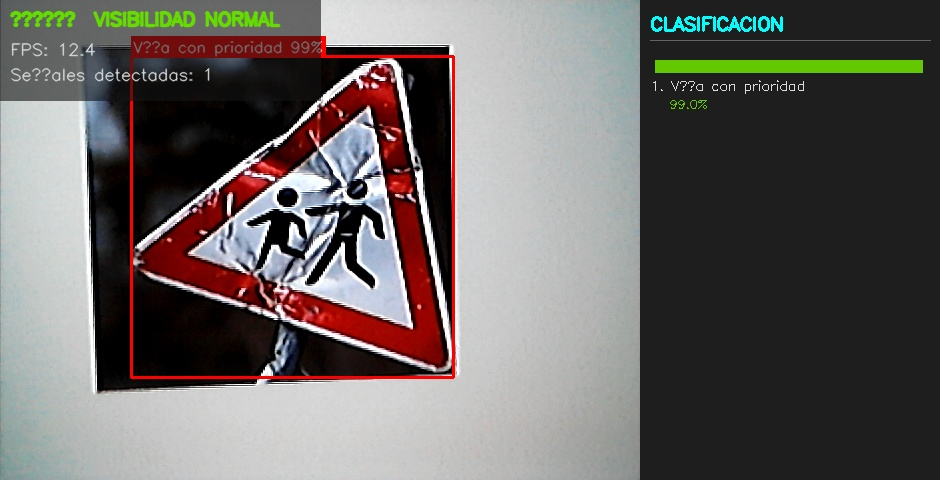
#> input picture captura_2822.jpg, 940 x 480 px
$ python -i image_enhancer.py   (imports and definitions only)
#> lines starting #> are read from the running program, lines starting #| are printed output that depends on the picture
#> further down, picture is the input picture: shape (480, 940, 3); mean B, G, R 99.5, 101.7, 106.3
"""
image_enhancer.py
=================
Módulo de mejora adaptativa de imagen para condiciones adversas.
Proyecto: Reconocimiento de Señales de Tránsito en Bogotá - CNN
Universidad Católica de Colombia

Condiciones cubiertas:
  1. Noche / oscuridad total
  2. Baja visibilidad por oscuridad parcial
  3. Condiciones generales de oscuridad
  4. Señales con grafitis o daños por choques
  5. Señales caídas o poco visibles por posición
"""

import cv2
import numpy as np


# ──────────────────────────────────────────────
# DETECCIÓN DE NIVEL DE LUZ
# ──────────────────────────────────────────────

# [22 lines left out: functions detect_light_level, classify_lighting, not called in this run]


# ──────────────────────────────────────────────
# PIPELINE 1: MEJORA NOCTURNA
# Condiciones 1, 2 y 3
# ──────────────────────────────────────────────

def enhance_night(frame: np.ndarray) -> np.ndarray:
    """
    Pipeline agresivo para imágenes muy oscuras.
    Trabaja en espacio LAB para preservar color al amplificar luminosidad.
    """
    # 1. Convertir a LAB y amplificar canal L
    lab = cv2.cvtColor(frame, cv2.COLOR_BGR2LAB)
#> lab: shape (480, 940, 3); mean of channels 0, 1, 2 106.9, 129.7, 130.7
    l, a, b = cv2.split(lab)
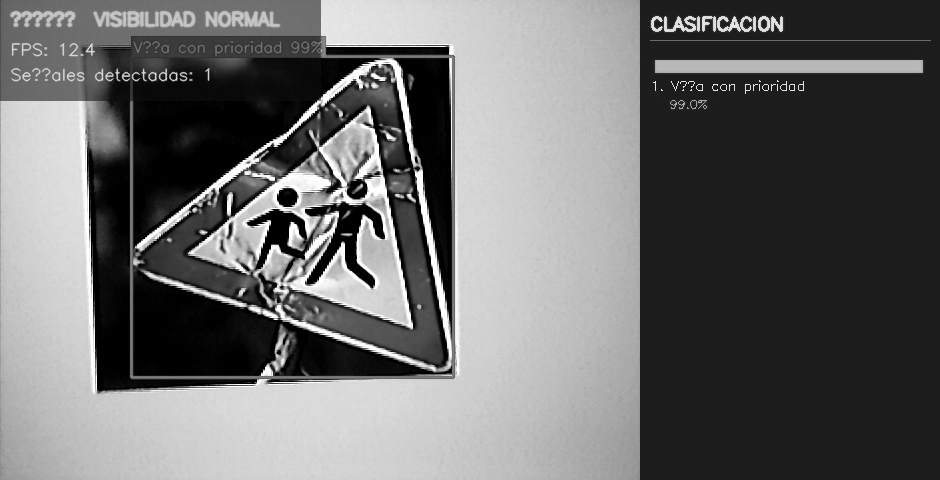
#> l: shape (480, 940); min 0, max 255, mean 106.9
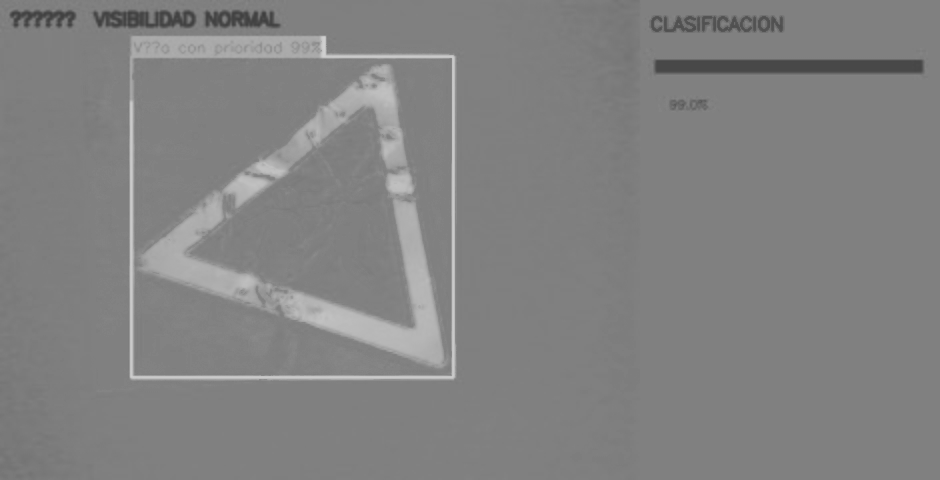
#> a: shape (480, 940); min 63, max 208, mean 129.7
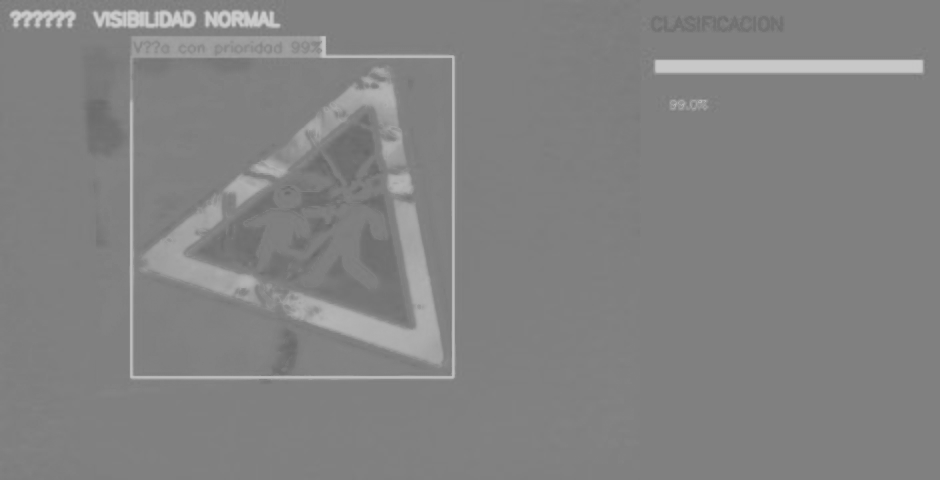
#> b: shape (480, 940); min 103, max 205, mean 130.7

    # CLAHE con clip alto para escenas muy oscuras
    clahe = cv2.createCLAHE(clipLimit=4.0, tileGridSize=(8, 8))
    l_enhanced = clahe.apply(l)
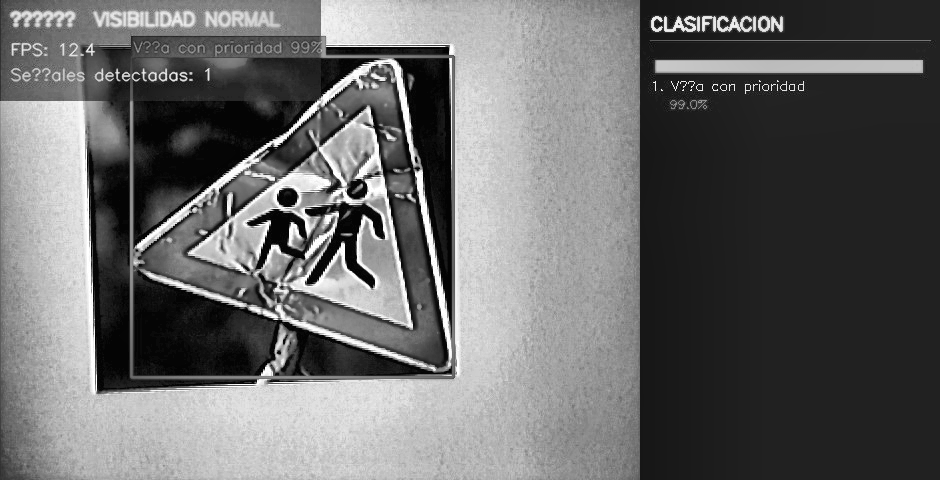
#> l_enhanced: shape (480, 940); min 2, max 255, mean 104.9

    # Estirar histograma al rango completo
    l_enhanced = cv2.normalize(l_enhanced, None, 0, 255, cv2.NORM_MINMAX)

    enhanced_lab = cv2.merge([l_enhanced, a, b])
#> enhanced_lab: shape (480, 940, 3); mean of channels 0, 1, 2 103.7, 129.7, 130.7
    enhanced_bgr = cv2.cvtColor(enhanced_lab, cv2.COLOR_LAB2BGR)
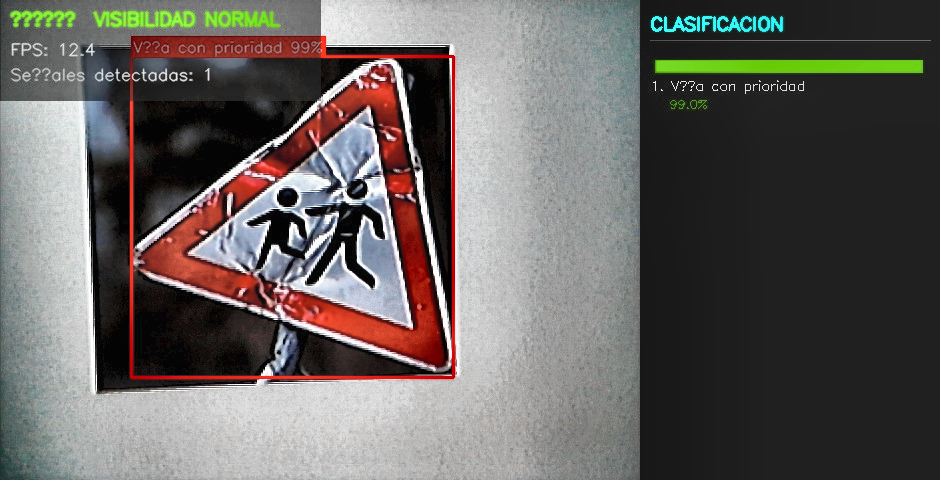
#> enhanced_bgr: shape (480, 940, 3); mean B, G, R 95.9, 98.4, 102.8

    # 2. Reducción de ruido (el ruido aumenta mucho en ISO alto / baja luz)
    denoised = cv2.fastNlMeansDenoisingColored(enhanced_bgr, None,
                                                h=10, hColor=10,
                                                templateWindowSize=7,
                                                searchWindowSize=21)

    # 3. Leve sharpening para recuperar bordes
    kernel_sharp = np.array([[0, -1,  0],
                              [-1,  5, -1],
                              [0, -1,  0]])
    sharpened = cv2.filter2D(denoised, -1, kernel_sharp)
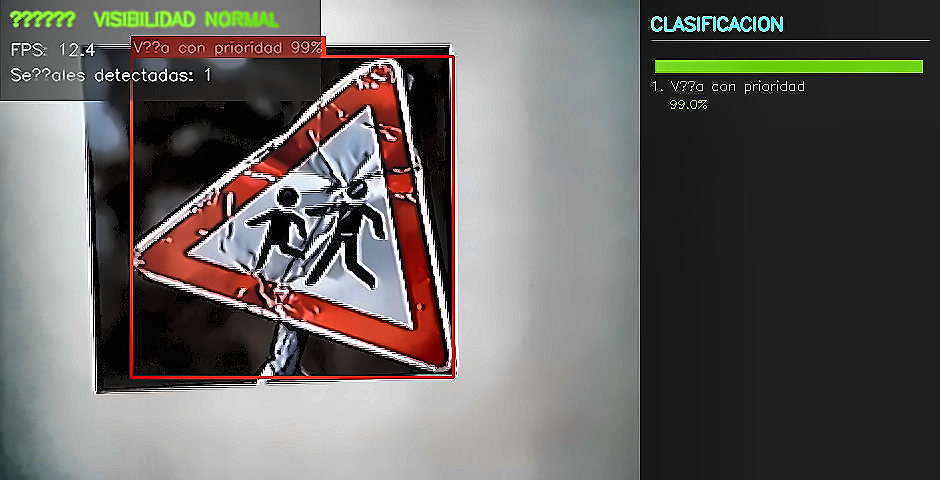
#> sharpened: shape (480, 940, 3); mean B, G, R 95.4, 98, 102.2

    return sharpened


# [154 lines left out: functions enhance_low_light, enhance_damaged_sign, enhance_small_sign, correct_rotation, adaptive_enhance, not called in this run]

>>> import cv2
>>> picture = cv2.imread('../captura_2822.jpg')
>>> result = enhance_night(picture)

$ run again, on captura_6832.jpg
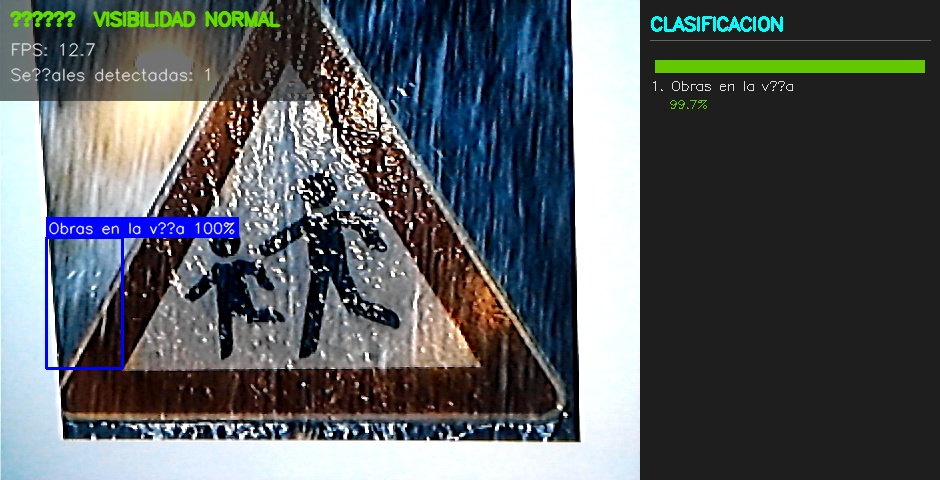
#> input picture captura_6832.jpg, 940 x 480 px
#> picture is the input picture: shape (480, 940, 3); mean B, G, R 96.1, 92.6, 87.6
#> lab: shape (480, 940, 3); mean of channels 0, 1, 2 94.5, 128.7, 125.6
#> in enhance_night, `l, a, b = cv2.split(lab)`:
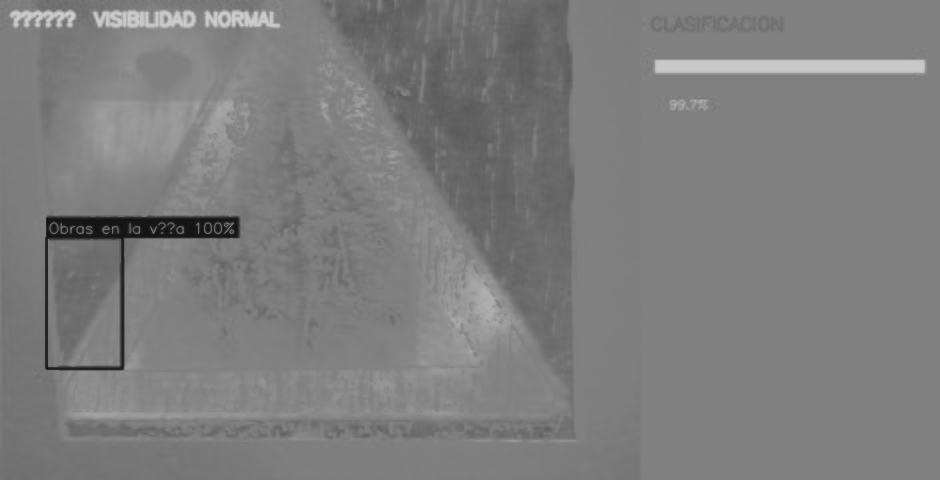
#> b: shape (480, 940); min 20, max 205, mean 125.6
#> enhanced_lab: shape (480, 940, 3); mean of channels 0, 1, 2 107.8, 128.7, 125.6
#> in enhance_night, `sharpened = cv2.filter2D(denoised, -1, kernel_sharp)`:
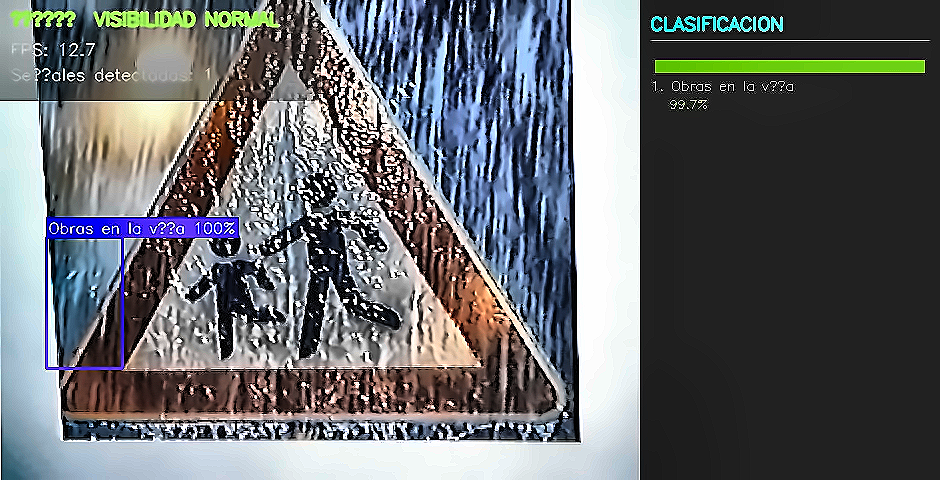
#> sharpened: shape (480, 940, 3); mean B, G, R 107.8, 104.5, 101.5
